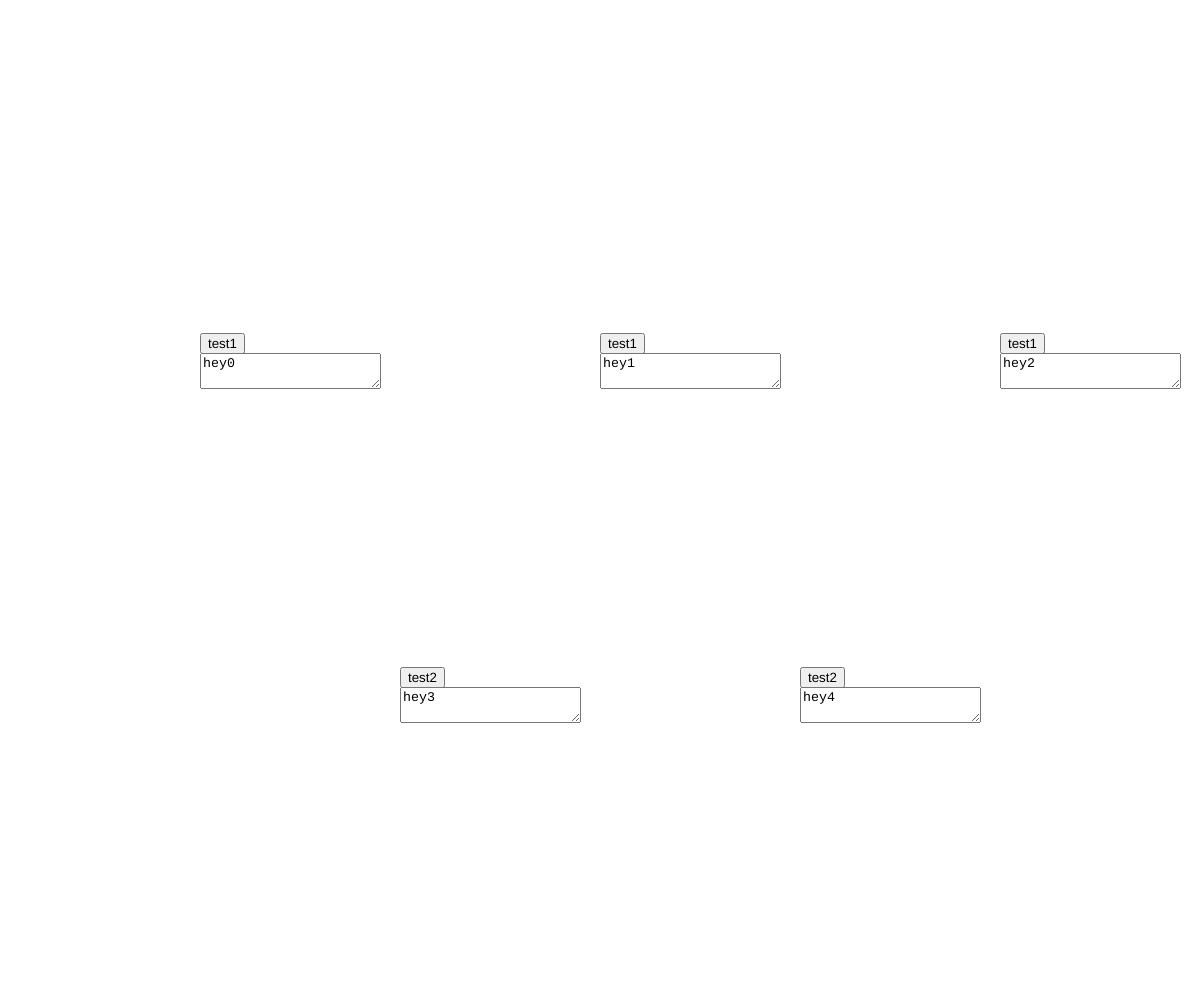
Frame 1 (no input)
Frame 60 (no input): identical to frame 1, image omitted
Frame 120 (the mouse pressed at the canvas centre since frame 60): identical to frame 1, image omitted

The p5.js sketch that drew this single still picture (run headless with seeded random() and noise() and a simulated clock; from frame 60 on, the mouse is pressed at the canvas centre):

// p5.js sketch
// ── sketch.js
var lightRunOnce;
var lightStarted;
var lightQList = []; //textareas
var lightBList = []; //buttons
var lights = [];
var lightOn;
var lightIndex;
var lightTime;
var lightPos;
var textOut = [];
var limit;

function setup() {
  createCanvas(windowWidth, windowHeight);
  lightRunOnce = 0;
  lightStarted = false;
  lightOn = false;
  lightIndex = 0;
  lightTime = 0;
  lightPos = createVector(0, 0);
  limit = 14;
}

function draw() {
  if (lightRunOnce < 1) {
    for (var i = 0; i < 3; i++) {
      var lightB = createButton('test1');
      lightB.position(width / 3 * i + width / 6, height / 3);
      lightB.id = i;
      lightB.mousePressed(lightClicked);
      lightBList.push(lightB);
      var lightIn = createElement('textarea', 'hey' + i);
      lightIn.position(width / 3 * i + width / 6, height / 3 + 20);
      lightQList.push(lightIn);
    }
    for (var i = 0; i < 2; i++) {
      var lightB = createButton('test2');
      lightB.position(width / 3 * i + 2 * width / 6, 2 * height / 3);
      lightB.id = i + 3;
      lightB.mousePressed(lightClicked);
      lightBList.push(lightB);
      var lightIn = createElement('textarea', 'hey' + (i + 3));
      lightIn.position(width / 3 * i + 2 * width / 6, 2 * height / 3 + 20);
      lightQList.push(lightIn);
    }

    lightRunOnce++;
    lightStarted = true;
  }

  if (lightStarted && lightOn) {
    if (millis() > lightTime + 120) {
      addLight();
      lightTime = millis();
    }
    for (var i = 0; i < lights.length; i++) {
      lights[i].update();
      lights[i].display();
      //console.log(lights.length);
      if (lights.length >= limit) {
        lights[0].photon.remove();
        lights.splice(0, 1);
      }
    }
  }
}

function addLight() {
  //textOut = ["pleasing", "complementary", "transparent", "keyboard", "banana", "texture", "tangible", "blue", "knitting", "pencil", "innovative", "carbon"];
  if (lights.length < limit && lightPos.x != 0 && lightPos.y != 0) {
    var newLight = new Light(lightPos.x, lightPos.y, textOut[lightIndex]);
    lights.push(newLight);
    lightIndex++;
    if (lightIndex >= textOut.length) {
      lightIndex = 0;
    }
  }
}

function lightClicked() {
  lightPos.set(this.x, this.y);
  lightOn = true;
  var getText = lightQList[this.id].value();
  console.log(getText);
  textOut = getText.split(/\W+/);
  for (var i = 0; i < textOut.length; i++) {
    if (textOut[i] == "") {
      textOut.splice(i, 1);
    }
  }
}

function Light(posX, posY, word) {
  this.pos = createVector(0, 0);
  this.pos.set(posX, posY);
  this.size = 10;
  this.s = 0;
  this.fontS = 0.5;
  this.photon = createButton(word);
  this.vel = 2;


  this.update = function() {
    this.size = map(this.s, 0, 90, 10, 80);
    this.fontS = map(this.s, 0, 90, 0.5, 6);
    this.pos.y += this.vel;
    this.s++;
  };

  this.display = function() {
    this.photon.size(5 * this.size, this.size);
    this.photon.style('color', 'orange');
    this.photon.style('font-size', this.fontS + 'em');
    this.photon.style('font-family', 'monospace');
    this.photon.style('outline', 'none');
    this.photon.style('background-color', 'Transparent');
    this.photon.style('border', 'white');
    this.photon.position(this.pos.x - 5 * this.size / 2, this.pos.y);

  };
}
